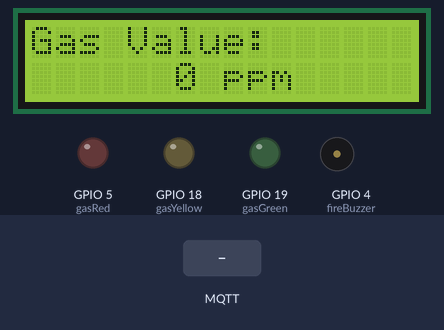
A sketch run on a simulated ESP32. Parts: 16×2 character LCD, output pins drawn as LEDs (lit = HIGH), buzzer (waves = sounding). The test bench sets the inputs (shaded band). WiFi joins after 1.5 s; servers stay silent unless stated; no MQTT or app messages arrive unless stated; names the files do not define were given values by the test bench: YOUR_MQTT_BROKER_PORT = 1883; what the sketch prints to the serial monitor is not drawn.

Above: at 3.2 s.
3.3 s: MQTT message "0" arrives on the first subscribed topic
At 4.0 s:
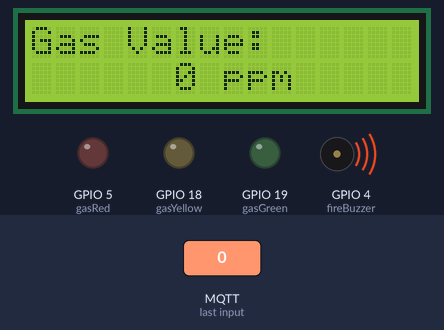
5.2 s: MQTT message "1" arrives on the first subscribed topic
At 5.9 s:
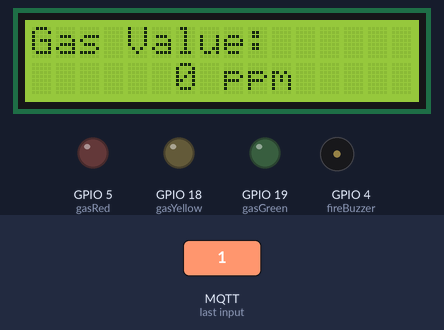
Timing chart, 0 to 8.2 s (numbered marks = the images above; inputs shaded):
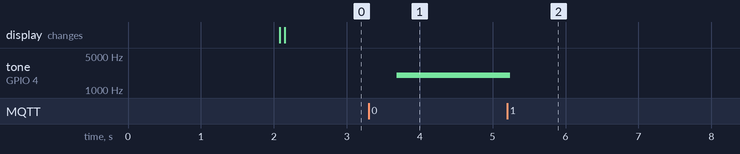

The sketch:

gas-and-fire-detection_indicator_2.ino
```cpp
// LIBRARY CONFIGURATION
#include <LiquidCrystal_I2C.h>
#include <Wire.h>
#include <WiFi.h>
#include <WiFiClientSecure.h>
#include <PubSubClient.h>

// WIFI CONFIGURATION
const char* ssid = "YOUR_WIFI_SSID";
const char* password = "YOUR_WIFI_PASSWORD";

// MQTT BROKER CONFIGURATION
const char* mqtt_server = "YOUR_MQTT_BROKER_SERVER";
const int mqtt_port = YOUR_MQTT_BROKER_PORT;
const char* mqtt_user = "YOUR_MQTT_BROKER_USERNAME";
const char* mqtt_password = "YOUR_MQTT_BROKER_PASSWORD";

// MQTT TOPIC CONFIGURATION
const char* fireTopic = "YOUR_MQTT_TOPICS";
const char* gasTopic = "YOUR_MQTT_TOPICS";

// MQTT BROKER CERTIFICATE
static const char* root_ca PROGMEM = "YOUR_CA_CERTIFICATE";

// WIFI AND MQTT CLIENT CONFIGURATION
WiFiClientSecure espClient;
PubSubClient client(espClient);

// LCD 16×2 I2C CONFIGURATION
int lcdColumns = 16;
int lcdRows = 2;
LiquidCrystal_I2C lcd(0x27, lcdColumns, lcdRows);

// GAS LEDs
const int gasRed = 5;
const int gasYellow = 18;
const int gasGreen = 19;

// FIRE BUZZER
const int fireBuzzer = 4;

// GLOBAL VARIABLES OF SENSOR DATA
int gasValue;

void setup() {
  Serial.begin(115200);

  // Initializing WiFi and MQTT Connection
  setupWifi();
  espClient.setCACert(root_ca);
  client.setServer(mqtt_server, mqtt_port);
  client.setCallback(callback);

  // Initializing the LCD 16×2 I2C Display
  lcd.init();
  lcd.backlight();

  // Setting GPIO pins as output for LEDs
  pinMode(gasRed, OUTPUT);
  pinMode(gasYellow, OUTPUT);
  pinMode(gasGreen, OUTPUT);
}

void loop() {
  if (!client.connected()) {
    reconnect(); // Reconnecting to MQTT broker if the connection is lost
  }
  client.loop(); // Listening for MQTT messages

  printLCD(); // Updating the OLED display with the latest sensor data
}

// THIS FUNCTION IS CALLED WHEN AN MQTT MESSAGE IS RECEIVED
void callback(char* topic, byte* payload, unsigned int length) {
  Serial.print("Message arrived [");
  Serial.print(topic);
  Serial.print("]: ");

  String message;
  for (int i = 0; i < length; i++) {
    Serial.print((char)payload[i]);
    message += (char)payload[i];
  }
  Serial.println();

  // Handling messages for fire detection
  if (String(topic) == fireTopic) {
    if (message == "1") {
      Serial.println("FIRE NOT DETECTED");
      noTone(fireBuzzer);
    } else if (message == "0") {
      tone(fireBuzzer, 2000);
      Serial.println("FIRE DETECTED!");
    }
  // Handling messages for gas detection
  } else if (String(topic) == gasTopic) {
    gasValue = message.toInt();
    if (gasValue < 400) {
      digitalWrite(gasRed, LOW);
      digitalWrite(gasYellow, LOW);
      digitalWrite(gasGreen, HIGH);
    } else if (gasValue >= 400 && gasValue <= 1000) {
      digitalWrite(gasRed, LOW);
      digitalWrite(gasYellow, HIGH);
      digitalWrite(gasGreen, LOW);
    } else {
      digitalWrite(gasRed, HIGH);
      digitalWrite(gasYellow, LOW);
      digitalWrite(gasGreen, LOW);
    }
  }

  Serial.println();
}

// FUNCTION TO CONNECT TO THE WIFI NETWORK
void setupWifi() {
  delay(10);
  Serial.println();
  Serial.print("Connecting to ");
  Serial.println(ssid);

  WiFi.begin(ssid, password); // Start connecting to the WiFi network

  while (WiFi.status() != WL_CONNECTED) {
    delay(1000);
    Serial.print(".");
  }

  Serial.println("");
  Serial.println("WiFi connected");
  Serial.println("IP address: ");
  Serial.println(WiFi.localIP()); // Print the local IP address after successful connection
}

// FUNCTION TO RECONNECT TO THE MQTT BROKER IF THE CONNECTION IS LOST
void reconnect() {
  while (!client.connected()) {
    String client_id = "YOUR_CLIENT_ID";
    client_id += String(WiFi.macAddress());
    Serial.printf("The client %s connects to the public MQTT broker\n", client_id.c_str());
    Serial.print("Attempting MQTT connection...");
    if (client.connect(client_id.c_str(), mqtt_user, mqtt_password)) {
      Serial.println("connected");
      client.subscribe(fireTopic); // Subscribe to fire detection topic
      client.subscribe(gasTopic); // Subscribe to gas detection topic
    } else {
      Serial.print("failed, rc=");
      Serial.print(client.state());
      Serial.println(" try again in 5 seconds");
      delay(5000);
    }
  }
}

// FUNCTION TO UPDATE THE LCD 16×2 I2C DISPLAY WITH THE GAS SENSOR VALUE
void printLCD() {
  lcd.clear();  // Clear the display

  // Set "Gas Value" text on the first row
  lcd.setCursor(0, 0);  // Top-left corner
  lcd.print("Gas Value:");

  // Calculate position for the gas value on the second row
  int valuePosition = (16 - String(gasValue).length() - 3) / 2;  // Center the value and "ppm" horizontally

  // Set gas value and "ppm" on the second row
  lcd.setCursor(valuePosition, 1);  // Second row
  lcd.print(gasValue);
  lcd.print(" ppm");

  delay(500);
}
```

Measured:
- after the input at 3.3 s, tone on GPIO 4 (fireBuzzer): silent → 2000 Hz after 0.39 s
- after the input at 5.2 s, tone on GPIO 4 (fireBuzzer): 2000 Hz → silent at once
